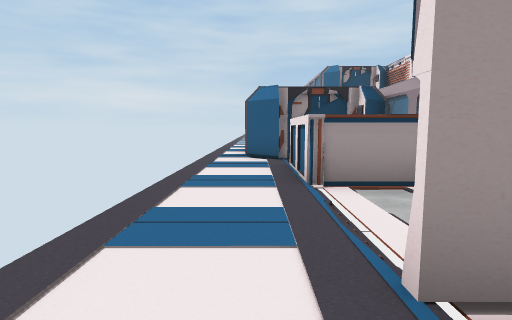
[1] (above)

16 first-person views from a walk through a 3-D level made in the Unity game engine. The camera is 1.5 m above the floor, tilts 6° down and sees 80° across. The floor is counted in squares, 2 m on a side. Each view is taken from the middle of a square. On the plan, view 1 faces up. The plan holds only what a view shows up to about 10 squares ahead; the rest is blank. The place goes on beyond the plan. The player is left out. Some animated figures are left out.

[2]
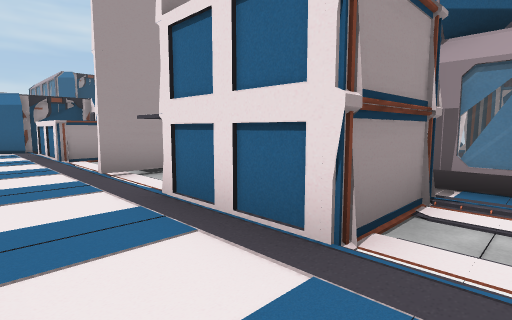

[3]
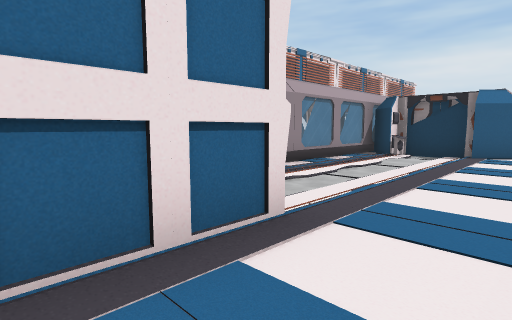

[4]
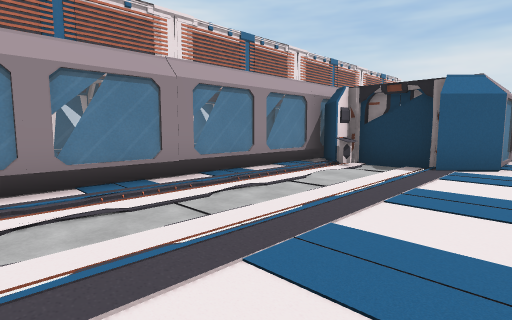

[5]
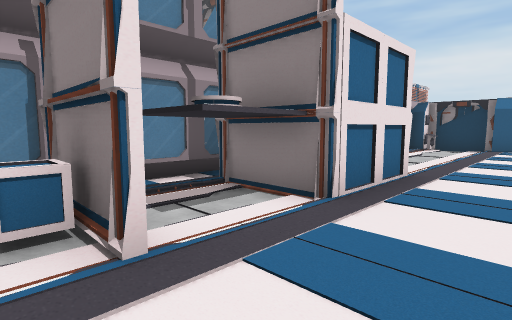

[6]
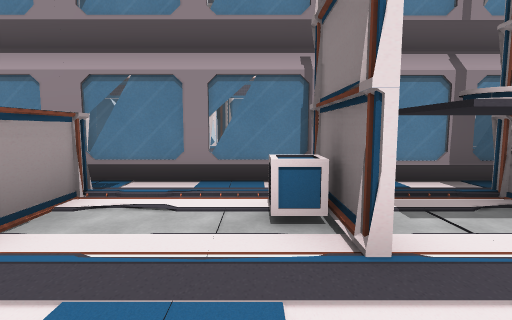

[7]
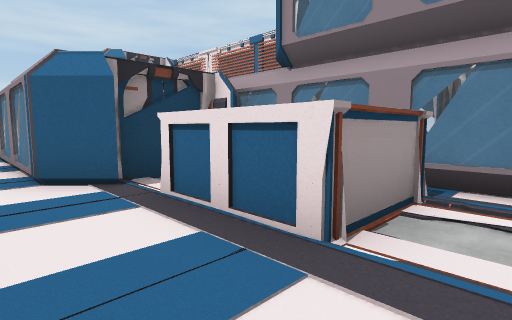

[8]
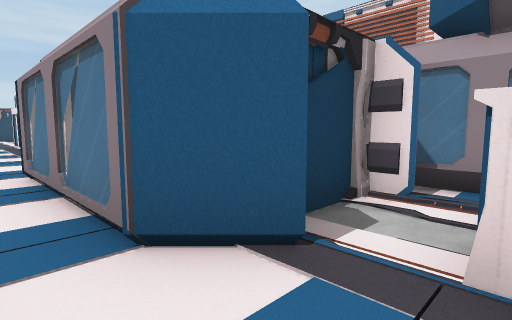

[9]
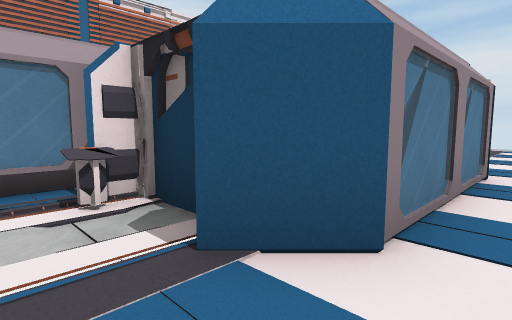

[10]
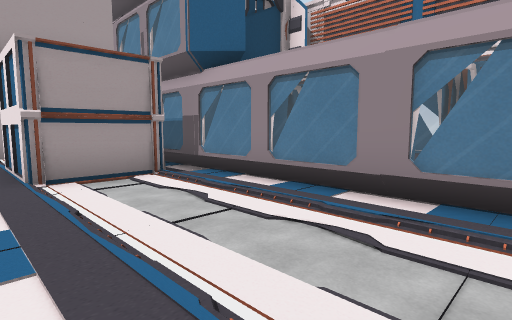

[11]
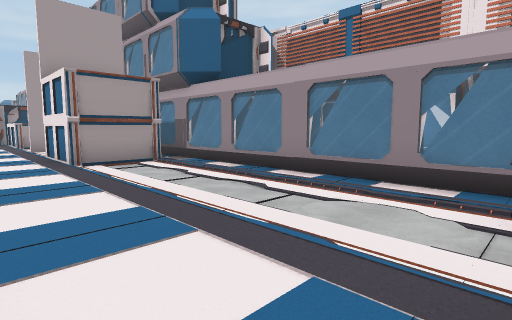

[12]
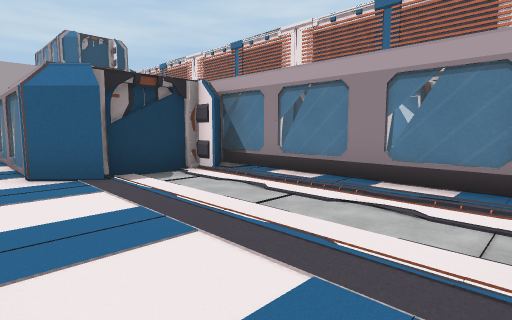

[13]
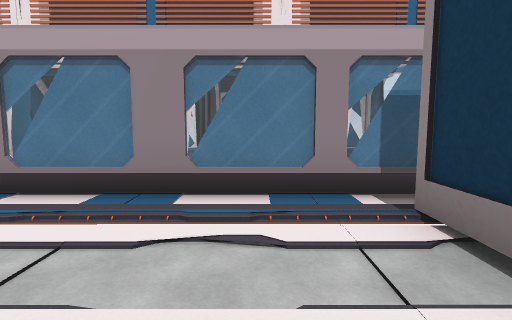

[14]
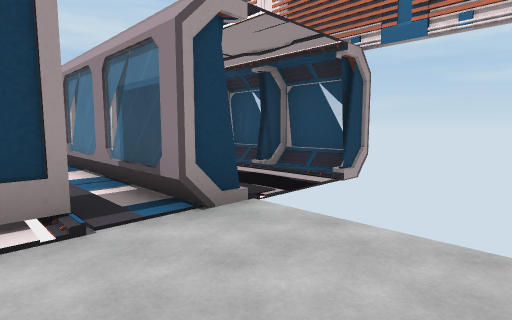

[15]
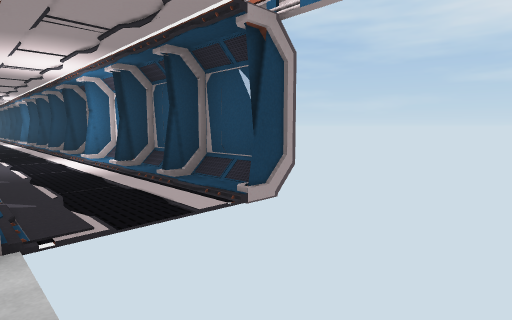

[16]
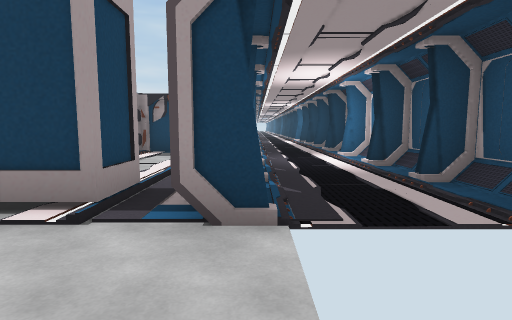

### Floor plan
Key: @ floor where view 1 was taken; # wall or solid block; . main floor; - floor 0.25 m lower than the main floor; / step, stairs or slope; = window, fence, low wall or low ledge; O other object.
Columns run from 1 left of view 1 to 7 right of it. Each row starts with its distance up from view 1.
 10 .=
  9 .=
  8 .#OO#
  7 .OO ##
  6 ..OO.
  5 ..OO.#
  4 ..##.=
  3 ../-.#
  2 ...O.=
  1 ..##.#
  0 .@...=
 -1 ..OO.#
 -2 ..OO.=
 -3 ..##.###
 -4 .....=
 -5 ../-.=
 -6 .....=  #
 -7 ../-.=  #
 -8 .....=  #
 -9 ../..=  #
-10 ..OO.=  #
-11 .#OO##-
-12 .=    -#
-13 .=    -#
-14 .=   #-#
-15 ./O-O#-#
-16 .....#-#
-17 ../-.=-#
-18 .....#-#
-19 ../-.=-##
-20 .....#-##
-21  .OO.=-.#
-22    --- ##
-23    ---
-24    ---

Positions as (right, up) in squares from view 1, and headings:
1: (0, 0), facing up
2: (-1, -4), facing up-right
3: (-1, -1), facing down-right
4: (-1, -4), facing down-right
5: (-1, 2), facing down-right
6: (-1, 2), facing right
7: (-1, 3), facing up-right
8: (-1, 6), facing up-right
9: (-1, -9), facing down-right
10: (0, -8), facing up-right
11: (-1, -10), facing up-right
12: (-1, -20), facing up-right
13: (0, -19), facing right
14: (2, -24), facing up-right
15: (4, -24), facing up-right
16: (4, -24), facing up
